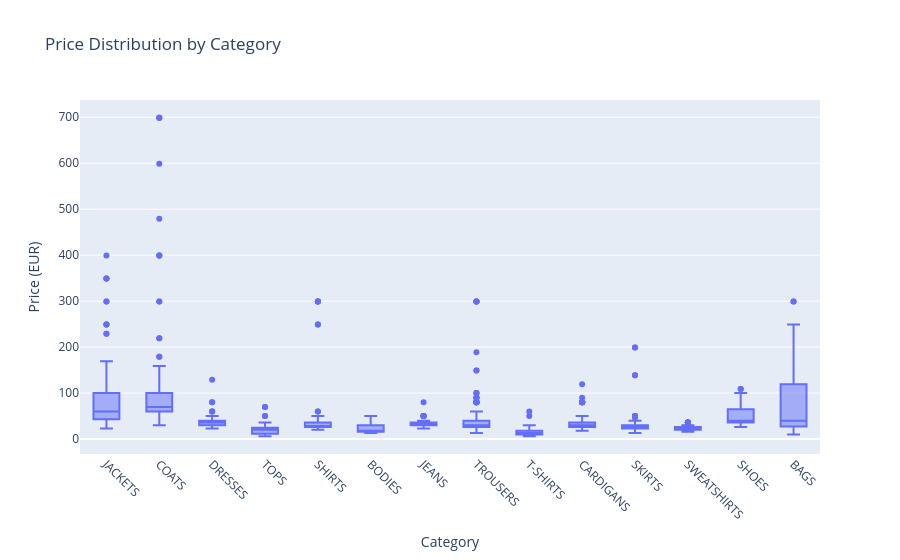

Notebook cell for this chart:
### Code cell
# Category price analysis
category_price_stats = df.groupby('product_category')['price_numeric'].agg(['count', 'mean', 'median', 'std', 'min', 'max']).round(2)
print('Price statistics by category:')
print(category_price_stats)

# Interactive plot with Plotly
fig = px.box(df, x='product_category', y='price_numeric', 
    title='Price Distribution by Category',
    labels={'price_numeric': 'Price (EUR)', 'product_category': 'Category'})
fig.update_xaxes(tickangle=45)
fig.show()

### Figure 1 — Plotly figure (JSON) as saved in the notebook; plotly's stock layout.template omitted (floating-point values rounded to 4 significant figures; data arrays with more than 128 entries replaced by an {"elided": "..."} marker saying what was removed)
{"data": [{"alignmentgroup": "True", "hovertemplate": "Category=%{x}<br>Price (EUR)=%{y}<extra></extra>", "legendgroup": "", "marker": {"color": "#636efa"}, "name": "", "notched": false, "offsetgroup": "", "orientation": "v", "showlegend": false, "type": "box", "x": {"elided": "1691 str values"}, "x0": " ", "xaxis": "x", "y": {"elided": "1691 float values"}, "y0": " ", "yaxis": "y"}], "layout": {"boxmode": "group", "legend": {"tracegroupgap": 0}, "title": {"text": "Price Distribution by Category"}, "xaxis": {"anchor": "y", "domain": [0, 1], "tickangle": 45, "title": {"text": "Category"}}, "yaxis": {"anchor": "x", "domain": [0, 1], "title": {"text": "Price (EUR)"}}}}
